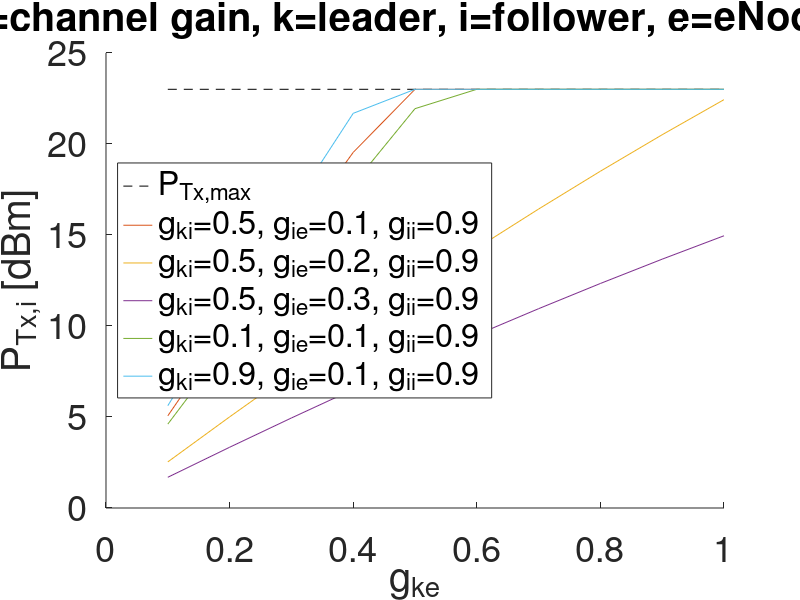

Source code (MATLAB):
gainEnbVec = [0.1, 0.2, 0.3, 0.4, 0.5, 0.6, 0.7, 0.8, 0.9, 1];
powerVec = [5.06239, 10.0083, 14.8337, 19.5345, 23, 23, 23, 23, 23, 23];

figure;
hold on;
plot(0.1:0.1:1, repmat(23, 1, 10), '--', 'Color', 'k')
plot(gainEnbVec, powerVec)

powerVec = [2.5312, 5.00414, 7.41686, 9.76726, 12.0532, 14.2723, 16.4223, 18.5006, 20.5046, 22.4316];
plot(gainEnbVec, powerVec)

powerVec = [1.68746, 3.3361, 4.94457, 6.51151, 8.03544, 9.51487, 10.9482, 12.3337, 13.6697, 14.9544];
plot(gainEnbVec, powerVec)

powerVec = [4.60668, 9.10735, 13.4984, 17.776, 21.9363, 23, 23, 23, 23, 23];
plot(gainEnbVec, powerVec)

powerVec = [5.61817, 11.1071, 16.4622, 21.6791, 23, 23, 23, 23, 23, 23];
plot(gainEnbVec, powerVec)

xlabel('g_{ke}')
ylabel('P_{Tx,i} [dBm]')
legend({'P_{Tx,max}', 'g_{ki}=0.5, g_{ie}=0.1, g_{ii}=0.9', 'g_{ki}=0.5, g_{ie}=0.2, g_{ii}=0.9', 'g_{ki}=0.5, g_{ie}=0.3, g_{ii}=0.9', 'g_{ki}=0.1, g_{ie}=0.1, g_{ii}=0.9', 'g_{ki}=0.9, g_{ie}=0.1, g_{ii}=0.9'}, 'Location', 'west')
title('g=channel gain, k=leader, i=follower, e=eNodeB')
set(gca,'FontSize', 26)